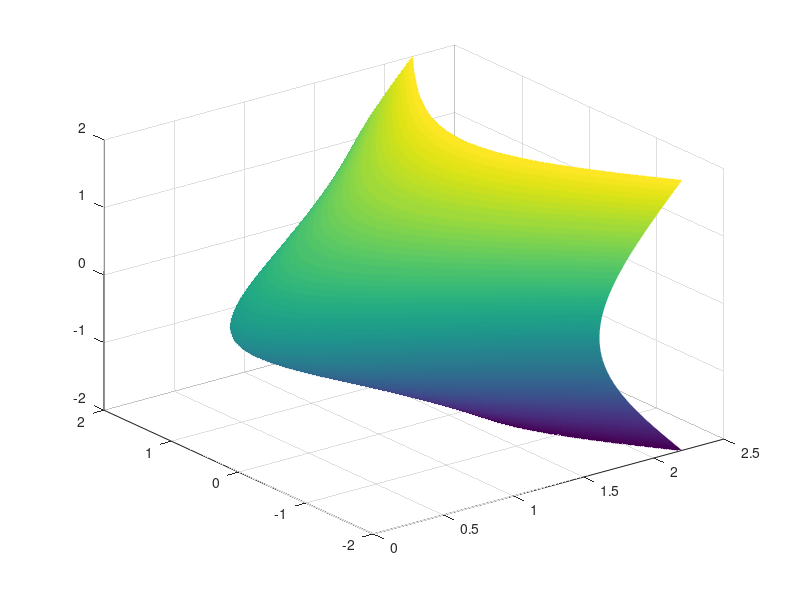

The MATLAB source for this figure: (Note: this script raises an error after producing the figure.)
y = linspace(-2, 2, 200);
z = linspace(-2, 2, 200);
[Y,Z] = meshgrid(y,z);
X = log(1 + Y.^2 + Z.^2);

% Compute the normals
den = 1 + Y.^2 + Z.^2;
Nx = 1 * ones(size(Y));
Ny = -2*Y ./ den;
Nz = -2*Z ./ den;

% Build the graph
figure;
surf(X, Y, Z, 'EdgeColor', 'interp');
colormap parula;
hold on;

% Subsample of quivers
skip = 5;
Xs = X(1:skip:end, 1:skip:end);
Ys = Y(1:skip:end, 1:skip:end);
Zs = Z(1:skip:end, 1:skip:end);
Nxs = Nx(1:skip:end,1:skip:end);
Nys = Ny(1:skip:end,1:skip:end);
Nzs = Nz(1:skip:end,1:skip:end);

% Norm arrows
L = sqrt(Nxs.^2 + Nys.^2 + Nzs.^2);
Nxs = Nxs ./ L;
Nys = Nys ./ L;
Nzs = Nzs ./ L;

% Draw norms
quiver3(Xs, Ys, Zs, Nxs, Nys, Nzs, 0.5, 'k', 'LineWidth', 1);

% Highlight point and its normal
P = [log(2), 0, 1];
NormP = [1, 0, -1];
quiver3(P(1), P(2), P(3), NormP(1), NormP(2), NormP(3), 0.5, 'r', 'LineWidth', 2, 'MaxHeadSize',1);
plot3(P(1),P(2),P(3), 'ro', 'MarkerSize',8,'MarkerFaceColor','r');

% Prettifying the graph
xlabel('x=ln(1+y^2+x^2)');
ylabel('y');
zlabel('z');
title('Paraboloid x = ln(1 + y^2 + z^2) with normal vector orientation');
axis tight;
camlight;
lighting phong;
view([-30,20]);
grid on;
hold off